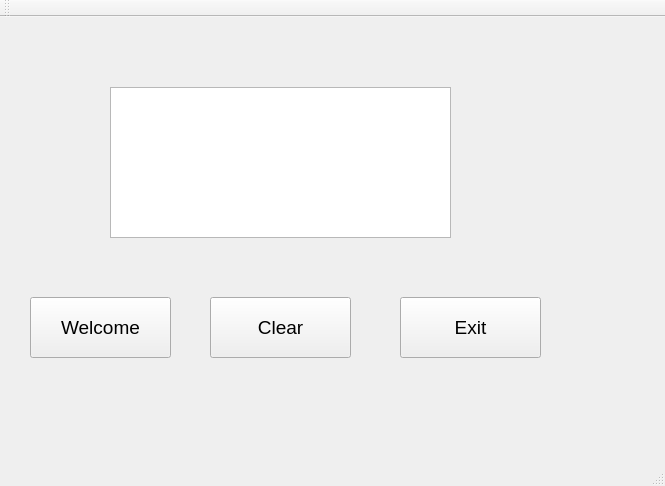
<?xml version="1.0" encoding="UTF-8"?>
<ui version="4.0">
 <class>MainWindow</class>
 <widget class="QMainWindow" name="MainWindow">
  <property name="geometry">
   <rect>
    <x>0</x>
    <y>0</y>
    <width>665</width>
    <height>486</height>
   </rect>
  </property>
  <property name="windowTitle">
   <string>MainWindow</string>
  </property>
  <widget class="QWidget" name="centralWidget">
   <widget class="QTextEdit" name="textEdit">
    <property name="geometry">
     <rect>
      <x>110</x>
      <y>70</y>
      <width>341</width>
      <height>151</height>
     </rect>
    </property>
    <property name="font">
     <font>
      <pointsize>14</pointsize>
     </font>
    </property>
   </widget>
   <widget class="QPushButton" name="welcome_button">
    <property name="geometry">
     <rect>
      <x>30</x>
      <y>280</y>
      <width>141</width>
      <height>61</height>
     </rect>
    </property>
    <property name="font">
     <font>
      <pointsize>14</pointsize>
     </font>
    </property>
    <property name="text">
     <string>Welcome</string>
    </property>
   </widget>
   <widget class="QPushButton" name="clear_button">
    <property name="geometry">
     <rect>
      <x>210</x>
      <y>280</y>
      <width>141</width>
      <height>61</height>
     </rect>
    </property>
    <property name="font">
     <font>
      <pointsize>14</pointsize>
     </font>
    </property>
    <property name="text">
     <string>Clear</string>
    </property>
   </widget>
   <widget class="QPushButton" name="exit_button">
    <property name="geometry">
     <rect>
      <x>400</x>
      <y>280</y>
      <width>141</width>
      <height>61</height>
     </rect>
    </property>
    <property name="font">
     <font>
      <pointsize>14</pointsize>
     </font>
    </property>
    <property name="text">
     <string>Exit</string>
    </property>
   </widget>
  </widget>
  <widget class="QMenuBar" name="menuBar">
   <property name="geometry">
    <rect>
     <x>0</x>
     <y>0</y>
     <width>665</width>
     <height>26</height>
    </rect>
   </property>
  </widget>
  <widget class="QToolBar" name="mainToolBar">
   <attribute name="toolBarArea">
    <enum>TopToolBarArea</enum>
   </attribute>
   <attribute name="toolBarBreak">
    <bool>false</bool>
   </attribute>
  </widget>
  <widget class="QStatusBar" name="statusBar"/>
 </widget>
 <layoutdefault spacing="6" margin="11"/>
 <resources/>
 <connections/>
</ui>
